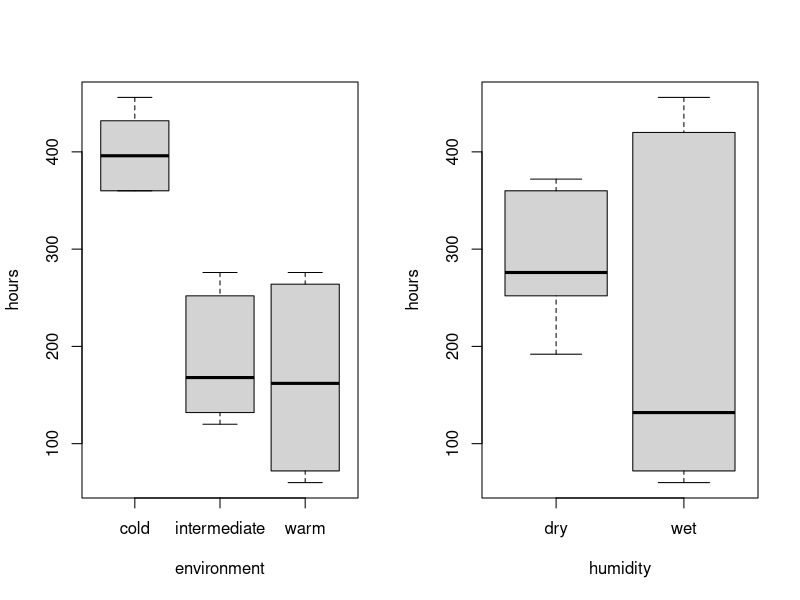
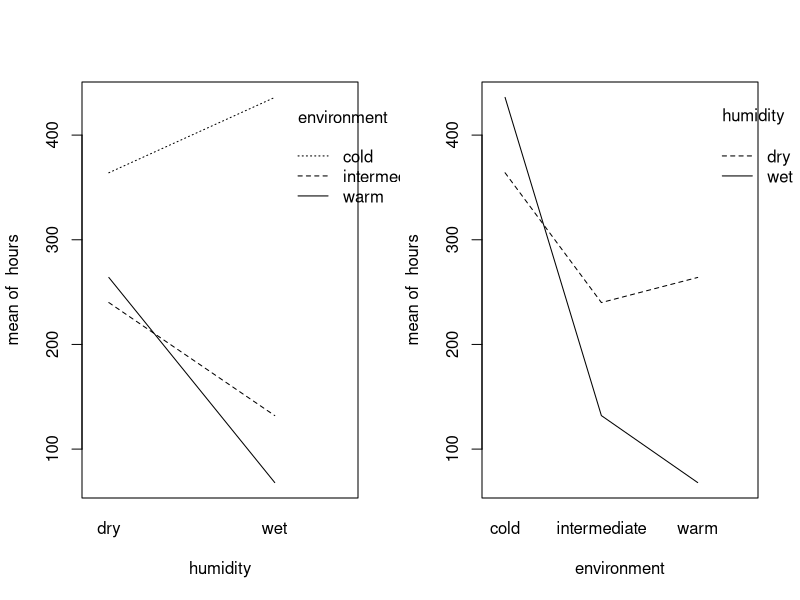
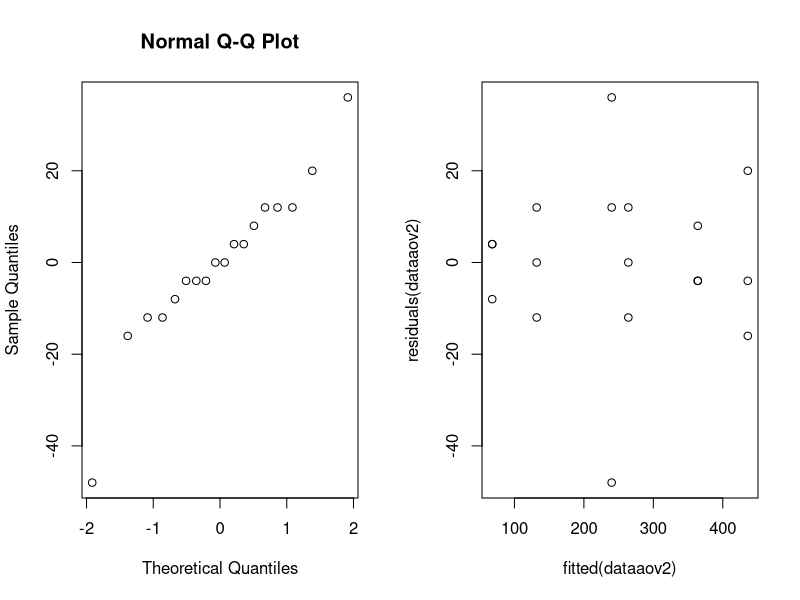
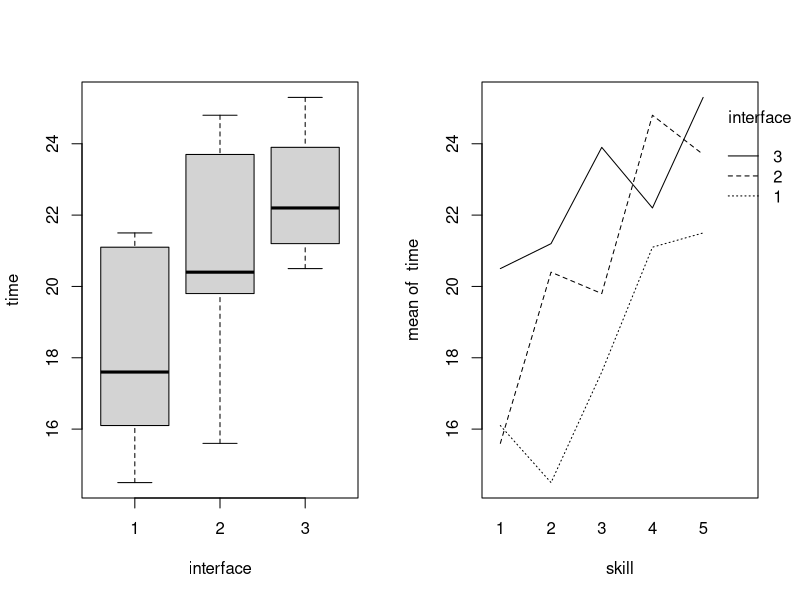
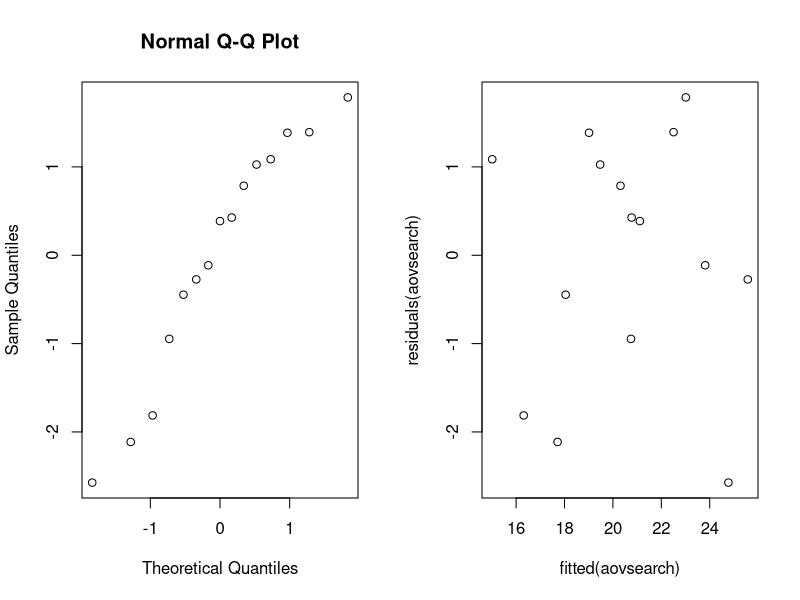

Generate these figures, in order, with R:
## ---- chunk 1
library(tidyverse)
library(rstudioapi)

knitr::opts_chunk$set(echo = TRUE)
setwd(dirname(getActiveDocumentContext()$path))
# round numbers to 3 digits
options(digits = 3)
## ---- chunk 2
data <- read.table(file="data/bread.txt",header=TRUE)
I=3; J=2; N=3

env = rep(c("cold","intermediate","warm"), each=N*J)
hum = rep(c("dry", "wet"),each = N*I)

cbind(env, hum, sample(1:(N*I*J)))
## ---- chunk 3
par(mfrow=c(1,2))
attach(data)
boxplot(hours~environment)
boxplot(hours~humidity)
interaction.plot(humidity,environment,hours)
interaction.plot(environment,humidity,hours)

## ---- chunk 4

data$environment=as.factor(data$environment)
data$humidity=as.factor(data$humidity)
dataaov=lm(hours~humidity*environment)
anova(dataaov)

summary(dataaov)

# Without interaction

data$humidity=as.factor(data$humidity)
data$environment=as.factor(data$environment)
dataaov=lm(hours~humidity+environment,data=data)
anova(dataaov)

## ---- chunk 5
par(mfrow=c(1,2))
contrasts(data$humidity)=contr.sum; contrasts(data$environment)=contr.sum
dataaov2=lm(hours~humidity*environment,data=data); 
summary(dataaov2)
qqnorm(residuals(dataaov2)) 
shapiro.test(residuals(dataaov2))
plot(fitted(dataaov2),residuals(dataaov2))

## ---- chunk 6
data_search <- read.table(file="data/search.txt",header=TRUE)

interface <- factor(rep(c("1","2","3"),each = 5))
skill <- factor(rep(c("1","2","3","4","5"),times = 3))
students <- c(1:15)
block <- data.frame(students,skill,interface)

block

## ---- chunk 7
attach(data_search)
aovsearch = lm(time~interface+skill)
anova(aovsearch)

boxplot(time~interface) # Interface 3 has the longest search time

interaction.plot(skill,interface,time) # Skill 2 and interface 1 is the fastest

summary(aovsearch) # Estimate interface 3 = 4.46, skill 3 = 3.03, so 3-3 gives:

(4.46+3.03)/2 # 3.75 seconds ????

## ---- chunk 8
par(mfrow=c(1,2))
qqnorm(residuals(aovsearch))
plot(fitted(aovsearch),residuals(aovsearch))
## ---- chunk 9
friedman.test(time,interface,skill)
## ---- chunk 10
attach(data_search)

aovsearch = lm(time~interface)
anova(aovsearch)
## ---- chunk 11
data=read.table(file="data/austen.txt",header=TRUE)
austen = data[,1:3]
z = chisq.test(austen)
z
residuals(z)
## ---- chunk 12
z = chisq.test(data)
z
residuals(z)
